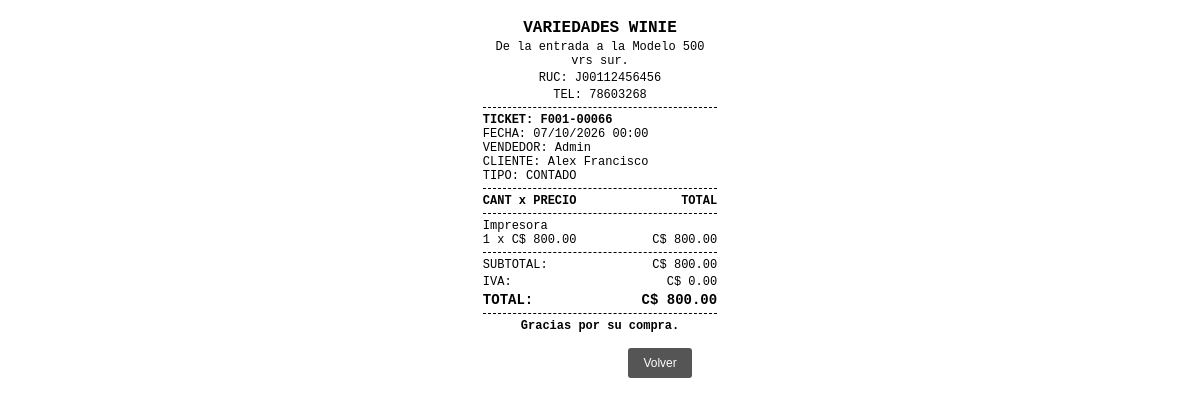
The app's page /factura/66 (signed in) with its own data.
### models/empresa.py (models this page shows)
class Empresa(db.Model):
    __tablename__ = "empresa"
    id = db.Column(db.Integer, primary_key=True)
    razon_social = db.Column(db.String(150), nullable=False)
    ruc = db.Column(db.String(30), nullable=True)
    tipo_empresa = db.Column(db.String(20), nullable=True)
    direccion = db.Column(db.String(250), nullable=True)
    ciudad = db.Column(db.String(100), nullable=True)
    telefono = db.Column(db.String(30), nullable=True)
    email = db.Column(db.String(120), nullable=True)
    sitio_web = db.Column(db.String(150), nullable=True)
    regimen = db.Column(db.String(80), nullable=True)
    serie_factura = db.Column(db.String(20), nullable=False, default="F001")
    correlativo = db.Column(db.String(20), nullable=False, default="00034")
    iva = db.Column(db.Numeric(5, 2), nullable=False, default=15)
    logo = db.Column(db.String(200), nullable=True)
    estado = db.Column(db.Boolean, nullable=False, default=True)
    created_at = db.Column(db.DateTime, default=lambda: datetime.now(UTC))
    updated_at = db.Column(
        db.DateTime,
        default=lambda: datetime.now(UTC),
        onupdate=lambda: datetime.now(UTC)
    )

### models/venta.py (models this page shows, shortened)
class Venta(db.Model):
    __tablename__ = "ventas"
    id = db.Column(db.Integer,primary_key=True)
    cliente_id = db.Column(db.Integer,db.ForeignKey("clientes.id"),nullable=False)
    usuario_id = db.Column(db.Integer,db.ForeignKey("usuarios.id"),nullable=False)
    fecha_venta = db.Column(db.DateTime,nullable=False,default=lambda: datetime.now(UTC))
    fecha_limite_credito = db.Column(db.Date,nullable=True)
    tipo_venta = db.Column(db.Enum(TipoVenta),nullable=False)
    numero_factura = db.Column(db.String(30),unique=True,nullable=False)
    total_venta = db.Column(db.Numeric(10, 2),nullable=False)
    estado = db.Column(db.Enum(EstadoVenta),nullable=False,default=EstadoVenta.ACTIVA)
    observaciones = db.Column(db.Text,nullable=True)
    created_at = db.Column(db.DateTime,nullable=False,default=lambda: datetime.now(UTC))
    updated_at = db.Column(db.DateTime,nullable=False,default=lambda: datetime.now(UTC),onupdate=lambda: datetime.now(UTC))
    cliente = db.relationship("Cliente",back_populates="ventas")
    usuario = db.relationship("Usuario",back_populates="ventas")
    detalle_ventas = db.relationship("DetalleVenta", back_populates="venta", lazy=True)
    pagos = db.relationship("Pago",back_populates="venta",lazy=True,order_by="Pago.fecha_pago.desc()")
    cuotas = db.relationship("CuotaVenta", back_populates="venta", lazy=True, cascade="all, delete-orphan", order_by="CuotaVenta.numero_cuota.asc()")

### models/rol.py (models this page shows, shortened)
class Rol(db.Model):
    __tablename__ = "roles"
    id = db.Column(
        db.Integer,
        primary_key=True
    )
    nombre = db.Column(
        db.String(50),
        nullable=False,
        unique=True
    )
    descripcion = db.Column(
        db.Text,
        nullable=True
    )
    estado = db.Column(
        db.Boolean,
        default=True
    )
    descuento_maximo = db.Column(
        db.Numeric(5, 2),
        nullable=False,
        default=0
    )
    usuarios = db.relationship(
        "Usuario",
        back_populates="rol",
        lazy=True
    )

### models/cliente.py (models this page shows, shortened)
class Cliente(db.Model):
    __tablename__ = "clientes"
    id = db.Column(db.Integer,primary_key=True)
    codigo = db.Column(db.String(20),unique=True,nullable=True)
    nombres = db.Column(db.String(100),nullable=False)
    telefono = db.Column(db.String(8),nullable=False,unique=True)
    ciudad = db.Column(db.String(100),nullable=True)
    estado = db.Column(db.Enum(EstadoCliente),default=EstadoCliente.ACTIVO)
    created_at = db.Column(db.DateTime,default=lambda: datetime.now(UTC))
    updated_at = db.Column(db.DateTime,default=lambda: datetime.now(UTC),onupdate=lambda: datetime.now(UTC))
    ventas = db.relationship("Venta",back_populates="cliente",lazy=True)
    usuario = db.relationship("Usuario",back_populates="cliente",uselist=False)

### models/detalle_venta.py (models this page shows, shortened)
class DetalleVenta(db.Model):
    __tablename__ = "detalle_ventas"
    id = db.Column(db.Integer,primary_key=True)
    venta_id = db.Column(db.Integer,db.ForeignKey("ventas.id"),nullable=False)
    producto_id = db.Column(db.Integer,db.ForeignKey("productos.id"),nullable=False)
    cantidad = db.Column( db.Integer,nullable=False)
    precio_unitario = db.Column(db.Numeric(10, 2),nullable=False)
    descuento_porcentaje = db.Column(db.Numeric(5, 2),nullable=False,default=0)
    descuento_monto = db.Column(db.Numeric(10, 2),nullable=False,default=0)
    subtotal = db.Column(db.Numeric(10, 2),nullable=False)
    venta = db.relationship("Venta",back_populates="detalle_ventas")
    producto = db.relationship("Producto",back_populates="detalle_ventas")

### models/producto.py (models this page shows, shortened)
class Producto(db.Model):
    __tablename__ = "productos"
    id = db.Column(db.Integer,primary_key=True)
    codigo_producto = db.Column(db.String(50),nullable=False)
    nombre = db.Column(db.String(150),nullable=False)
    marca = db.Column(db.String(100),nullable=False)
    estado = db.Column(db.Enum(EstadoProducto), default=EstadoProducto.ACTIVO, nullable=False)
    categoria_id = db.Column(db.Integer,db.ForeignKey("categorias.id"),nullable=False)
    proveedor_id = db.Column(db.Integer,db.ForeignKey("proveedores.id"),nullable=False)
    cantidad_comprada = db.Column(db.Integer,nullable=False)
    stock = db.Column(db.Integer,default=0)
    precio_compra = db.Column(db.Numeric(10, 2),nullable=False)
    precio_venta = db.Column(db.Numeric(10, 2),nullable=False)
    fecha_compra = db.Column(db.Date,nullable=False)
    created_at = db.Column(db.DateTime,default=lambda: datetime.now(UTC))
    updated_at = db.Column(db.DateTime,default=lambda: datetime.now(UTC),onupdate=lambda: datetime.now(UTC))
    categoria = db.relationship("Categoria",back_populates="productos")
    proveedor = db.relationship("Proveedor",back_populates="productos")
    detalle_ventas = db.relationship("DetalleVenta",back_populates="producto",lazy=True)

### routes/pagos.py (the view)
@pagos_bp.route("/factura/<int:venta_id>")
@login_required
def factura(venta_id):
    venta = db.session.get(Venta, venta_id)
    if not venta:
        abort(404)
    if current_user.rol and current_user.rol.nombre.upper() == "CLIENTE":
        if venta.cliente_id != current_user.cliente_id:
            abort(403)
    empresa = Empresa.query.first()
    return render_template(
        "ventas/factura.html",
        venta=venta,
        empresa=empresa
    )

### app.py (called while the page is built)
@login_manager.user_loader
def load_user(user_id):
    return Usuario.query.get(int(user_id))

### templates/ventas/factura.html (shortened to what this page needs)
<!DOCTYPE html>
<html lang="es">
<head>
</head>
<body>
    {% set subtotal = venta.detalle_ventas | sum(attribute='subtotal') %}
    {% set iva = venta.total_venta - subtotal %}
    <div class="header text-center mb-2">
        <h2 class="mb-1">{{ empresa.razon_social if empresa else 'TIENDA DEMO' }}</h2>
        <div class="mb-1">{{ empresa.direccion if empresa and empresa.direccion else 'Dirección de la tienda' }}</div>
        <div class="mb-1">RUC: {{ empresa.ruc if empresa and empresa.ruc else '-' }}</div>
        <div class="mb-1">TEL: {{ empresa.telefono if empresa and empresa.telefono else '-' }}</div>
    </div>
    <div class="line"></div>
    <div class="mb-2">
        <div class="text-bold">TICKET: {{ venta.numero_factura }}</div>
        <div>FECHA: {{ venta.fecha_venta.strftime('%d/%m/%Y %H:%M') }}</div>
        <div>VENDEDOR: {{ venta.usuario.nombres if venta.usuario and venta.usuario.nombres else 'Admin' }}</div>
        <div>CLIENTE: {{ venta.cliente.nombres }}</div>
        <div>TIPO: {{ venta.tipo_venta.value }}{% if venta.tipo_venta.value == 'CREDITO' and venta.cuotas %} ({{ venta.cuotas|length }} CUOTAS){% endif %}</div>
    </div>
    <div class="line"></div>
    <div class="mb-2 text-bold" style="display: flex; justify-content: space-between;">
        <span>CANT x PRECIO</span>
        <span>TOTAL</span>
    </div>
    <div class="line"></div>
    <div class="mb-2">
        {% for item in venta.detalle_ventas %}
        <div class="item-row">
            <div class="item-name">{{ item.producto.nombre }}</div>
            <div class="item-details">
                <span>{{ item.cantidad }} x C$ {{ "%.2f"|format(item.precio_unitario) }}</span>
                <span>C$ {{ "%.2f"|format(item.subtotal) }}</span>
            </div>
        </div>
        {% endfor %}
    </div>
    <div class="line"></div>
    <div class="totals mb-1">
        <span>SUBTOTAL:</span>
        <span>C$ {{ "%.2f"|format(subtotal) }}</span>
    </div>
    <div class="totals mb-1">
        <span>IVA:</span>
        <span>C$ {{ "%.2f"|format(iva) }}</span>
    </div>
    <div class="totals mb-2 text-bold" style="font-size: 14px;">
        <span>TOTAL:</span>
        <span>C$ {{ "%.2f"|format(venta.total_venta) }}</span>
    </div>
    <div class="line"></div>
    <div class="text-center mt-2 text-bold">
        Gracias por su compra.
    </div>
    <div class="acciones no-print mt-3">
        <button onclick="window.print()">Imprimir Ticket</button>
        <button onclick="window.history.back()" style="background-color: #555; margin-left: 5px;">Volver</button>
    </div>
</body>
</html>

### templates/ventas/factura.html (style rules this page uses)
* { margin: 0; padding: 0; box-sizing: border-box; }
body { font-family: 'Courier New', Courier, monospace; font-size: 12px; color: var(--color-text-main); width: 72mm; max-width: 72mm; margin: 0 auto; padding: 5mm; }
.text-center { text-align: center; }
.text-bold { font-weight: bold; }
.mb-1 { margin-bottom: 3px; }
.mb-2 { margin-bottom: 5px; }
.mt-2 { margin-top: 5px; }
.mt-3 { margin-top: 10px; }
.header h2 { font-size: 16px; text-transform: uppercase; }
.line { border-top: 1px dashed #000; margin: 5px 0; }
.item-row { margin-bottom: 5px; }
.item-name { display: block; width: 100%; }
.item-details { display: flex; justify-content: space-between; width: 100%; }
.totals { width: 100%; display: flex; justify-content: space-between; }
.acciones { text-align: center; margin-top: 15px; }
.acciones button { background-color: var(--color-text-main); color: #fff; border: none; padding: 8px 15px; font-size: 12px; cursor: pointer; border-radius: 3px; }

### records on screen
Empresa: razon_social "VARIEDADES WINIE", direccion "De la entrada a la Modelo 500 vrs sur.", ruc "J00112456456", telefono "78603268"
Venta: numero_factura "F001-00066", fecha_venta "07/10/2026 00:00", tipo_venta.value "CONTADO", total_venta "800.00"
Rol: usuario "Admin"
Cliente: cliente.nombres "Alex Francisco"
DetalleVenta: producto.nombre "Impresora", cantidad "1", precio_unitario "800.00", subtotal "800.00"

### other values on screen
{{ "%.2f"|format(subtotal) }} "800.00"
{{ "%.2f"|format(iva) }} "0.00"
